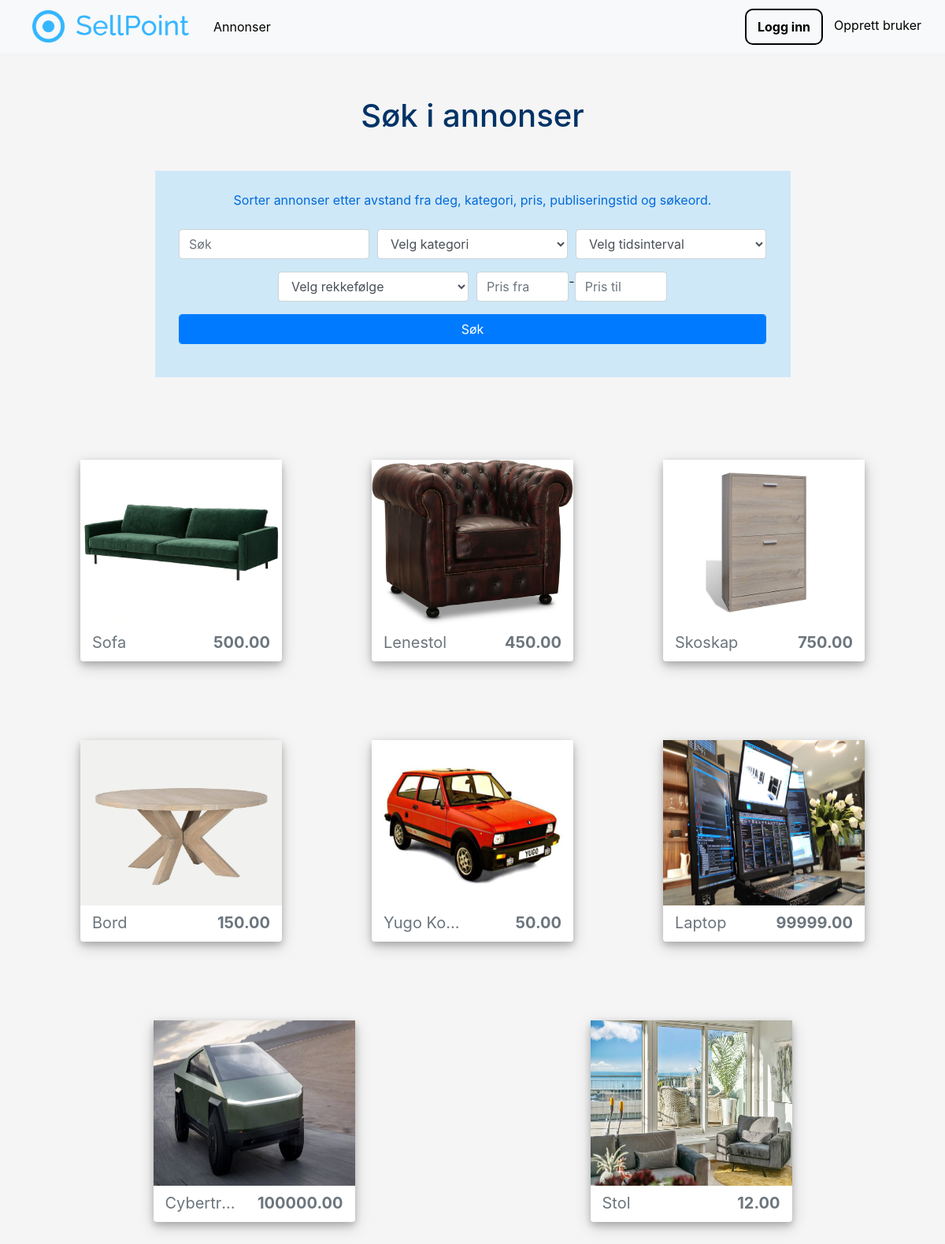
/ads/, run on an earlier commit of the app's database.
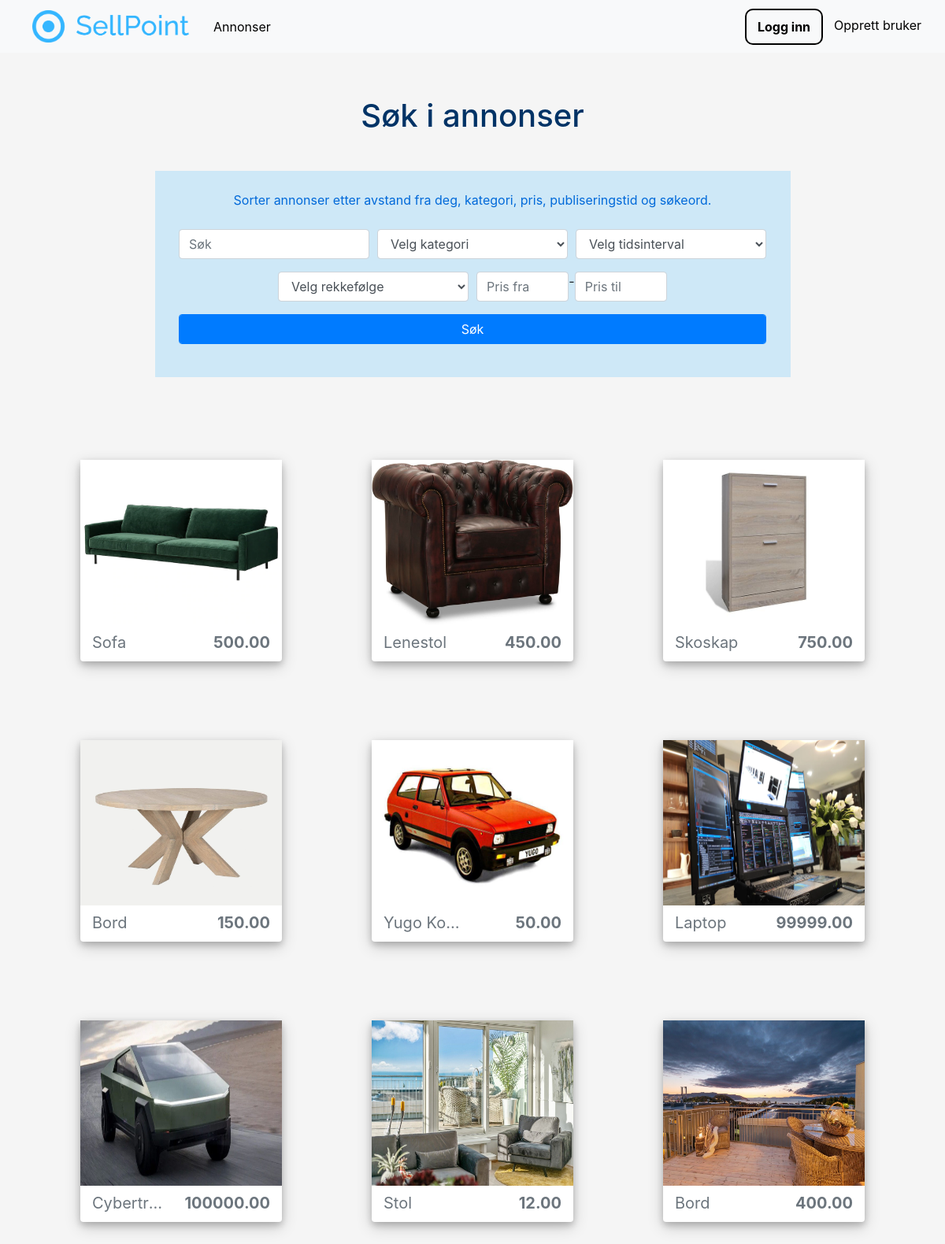
And on a later commit of the database.
### advertisements/models.py (models this page shows, shortened)
class Advertisement(models.Model):
    title = models.CharField(max_length=32)
    description = models.TextField()
    price = models.DecimalField(max_digits=10, decimal_places=2, default=0.00)
    image_main = models.ImageField(upload_to='images/advertisements')
    latitude = models.DecimalField(max_digits=9, decimal_places=6, default=63.446827)
    longitude = models.DecimalField(max_digits=9, decimal_places=6, default=10.421906)
    published = models.DateTimeField(default=timezone.now)
    author = models.ForeignKey(User, on_delete=models.CASCADE)
    category = models.ForeignKey(Category, default=1, on_delete=models.DO_NOTHING, related_name='advertisement')

### advertisements/views.py (the view)
# urls.py: path('', advertisement_list, name='ads'),
def advertisement_list(request):
    advertisements = Advertisement.objects.all()
    ad_filter = AdvertisementFilter(request.GET, queryset=advertisements, user=request.user)
    advertisements = ad_filter.qs
    chocen_category_id = request.GET.get('category', '')
    chocen_category_name = None
    if chocen_category_id != '':
        chocen_category_name = Category.objects.get(id=chocen_category_id).name
    saved_ads = []
    if request.user.is_authenticated:
        user_saved_ads = UserSavedAd.objects.filter(user=request.user)
        for user_saved_ad in user_saved_ads:
            saved_ads.append(user_saved_ad.ad)
    context = {
        'advertisements': advertisements,
        'ad_filter': ad_filter,
        'logged_in_user': request.user,
        'chocen_category_name': chocen_category_name,
        'user_saved_ads': saved_ads
    }
    return render(request, 'advertisements/ads.html', context)

### advertisements/models.py (called while the page is built)
    def __str__(self):
        return self.name

### advertisements/templates/advertisements/ads.html (shortened to what this page needs)
{% extends "pages/base.html" %}
{% block content %}
<div class="ads-div">
    <h1 class="mb-3 ads-h1">
        {% if saved_ads %}
            Mine lagrede annonser
        {% else %}
            {% if username %}
            Annonsene til {{ username }}
            {% elif chocen_category_name %}
            {{ chocen_category_name }}
            {% else %}Søk i annonser
            {% endif %}
        {% endif %}
    </h1>
    {% if username or saved_ads %}
    {% else %}
    <div class="form-div row">
    <div class="row">
        <div class="col form-col">
            <p>Sorter annonser etter avstand fra deg, kategori, pris, publiseringstid og søkeord.</p>
            <form method="get" class = "ads-form">
                <div class="form-row justify-content-center">
                {% for name in ad_filter.form %}
                    {% if not name.name in "distance" %}
                    <div class="col-md-4 mb-3 inl">
                        {{name}}
                    </div>
                    {% endif %}
                {% endfor %}
                </div>
                <button class = "btn btn-primary form-control" type="submit">
                    Søk
                </button>
            </form>
        </div>
    </div>
    {% endif %}
</div>
</div>
<div class="d-flex flex-wrap align-content-stretch ads-container">
    {% for advertisement in advertisements %}
    <div class = "ads-container-2">
        <div class="ad-polaroid rounded ad-container">
            {% if username %}
            <a class="nounderline" href="{% url 'user-ad-detail' username advertisement.id %}"/>
            {% elif category_name %}
                <a class="nounderline" href="{% url 'category-ad-detail' category_name advertisement.id %}"/>
            {% else %}
                    <a class="nounderline" href="{% url 'ad-detail' advertisement.id %}">
            {% endif %}
                <img class="img-fluid ad-image" src="{{ advertisement.image_main.url }}">
                <div class="d-flex text-decoration-none ad-container-down">
                    <h5 class="text-muted text-left text-decoration-none h5-ad"> {{ advertisement.title }}</h5>
                    <h2 class="figure-caption ml-auto text-decoration-none h2-ad-price">{{ advertisement.price }}</h2>
                </div>
            </a>
        </div>
    </div>
    {% endfor %}
</div>
{% endblock content %}

### pages/templates/pages/base.html (shortened to what this page needs)
{% load static %}
<html lang="en">
<head>
    <link rel="stylesheet" href="https://maxcdn.bootstrapcdn.com/bootstrap/4.0.0/css/bootstrap.min.css">
    <link rel="stylesheet" type="text/css" href="{% static 'pages/main.css' %}">
    <link rel="stylesheet" href="https://cdnjs.cloudflare.com/ajax/libs/font-awesome/4.7.0/css/font-awesome.min.css">
</head>
<body>
    <header class="site-header sticky-top">
        <nav class="navbar navbar-expand-md bg-light">
            <div class="mr-auto">
                <a class="navbar-brand" href="{% url 'pages-home' %}">
                    <div class = "logo">
                        <img src="{{ MEDIA_URL }}/media/site_images/SP-log.png" style="width:200px;" alt="Sellpoint">
                     </div>
                </a>
            </div>
            <div class="collapse navbar-collapse" id="collapse_target">
                <div class="mr-auto">
                    <ul class="navbar-nav">
                        <li class="nav-item">
                            <button class="bg-light nav-button" style="border: none;">
                                <a class="nav-link" href="{% url 'ads' %}" style="color: black;">
                                    Annonser
                                </a>
                            </button>
                        </li>
                    </ul>
                </div>
                {% if user.is_authenticated %}
                <ul class="navbar-nav">
                    <li class="nav-item">
                        <button class="bg-light nav-button" style="border: none;">
                            <a class="nav-link" href="{% url 'ad-create' %}" style="color: black;"
                            >Opprett annonse</a>
                        </button>
                    </li>
                    <li class="nav-item">
                        <button class="bg-light nav-button" style="border: none;">
                            <a class="nav-link" href="{% url 'profile' %}" style="color: black;"
                            >Profil</a>
                        </button>
                    </li>
                    <li class="nav-item">
                        <button class="bg-light nav-button" style="font-weight: bold;
                                    border: solid black 2px;
                                    border-radius: 10px;">
                            <a class="nav-link" href="/logout" style="color: black;"
                            >Logg ut</a>
                        </button>
                    </li>
                </ul>
                {% else %}
                <ul class="navbar-nav">
                    <li class="nav-item">
                         <button class="bg-light nav-button" style="font-weight: bold;
                                    border: solid black 2px;
                                    border-radius: 10px;">
                            <a class="nav-link" href="/login" style="color: black;"
                            >Logg inn</a>
                         </button>
                    </li>
                    <li class="nav-item">
                        <button class="bg-light nav-button" style="border: none;">
                            <a class="nav-link" href="/register/" style="color: black;"
                            >Opprett bruker</a>
                        </button>
                    </li>
                </ul>
                {% endif %}
            </div>
        </nav>
    </header>
    <main role="main" class="container">
      <div class="row" style="padding-top: 5%; margin: auto; width: 100%; ">
            {% block content %}{% endblock content %}
      </div>
    </main>
</body>
</html>

### pages/static/pages/main.css (style rules this page uses)
body { margin: 0px; background-color: #f5f5f5; }
.container { display: grid; grid-template-columns: 1fr; }
.nounderline { text-decoration: none !important }
.ad-polaroid { width: 80%; background-color: white; box-shadow: 0 4px 8px 0 rgba(0, 0, 0, 0.2), 0 6px 20px 0 rgba(0, 0, 0, 0.19); }
.logo { padding-left: 25px; }
.ads-form { text-align: center; }
.inl { display: inline-flex; }
.form-div { background: rgb(52, 182, 255, 0.2); padding: 10px 30px; display: flex; align-items: center; }
.form-col { padding: 2%; text-align: center; }
.form-col p { color: #0069D9; font-size: 16px; font-weight: medium; margin-bottom: 25px; }
.ads-div { margin-left: 15%; margin-right: 15%; }
.ads-container { padding-top: 5%; margin: auto; width: 100%; justify-content: space-around; }
.ads-container-2 { margin:50px; }
.ad-container { position: relative; width: 256px; height: 256px; background-color: white; box-shadow: 0 4px 8px 0 rgba(0, 0, 0, 0.2), 0 6px 20px 0 rgba(0, 0, 0, 0.19);" }
.ad-container-down { padding: 10px 15px; }
.ads-h1 { padding-bottom: 30px; font-size: 40; text-align:center; color: #003366; }
.h5-ad { font-weight: normal; display: block; width: 100px; overflow: hidden; white-space: nowrap; text-overflow: ellipsis; }
.h2-ad-price { font-size:20px; font-weight: bold; display: block; overflow: hidden; white-space: nowrap; text-overflow: ellipsis; }
.ad-image { width:100%; height:210px; }

What changed in the data, as far as the page shows it:
added Advertisement: image_main (picture), title "Bord", price "400.00"
